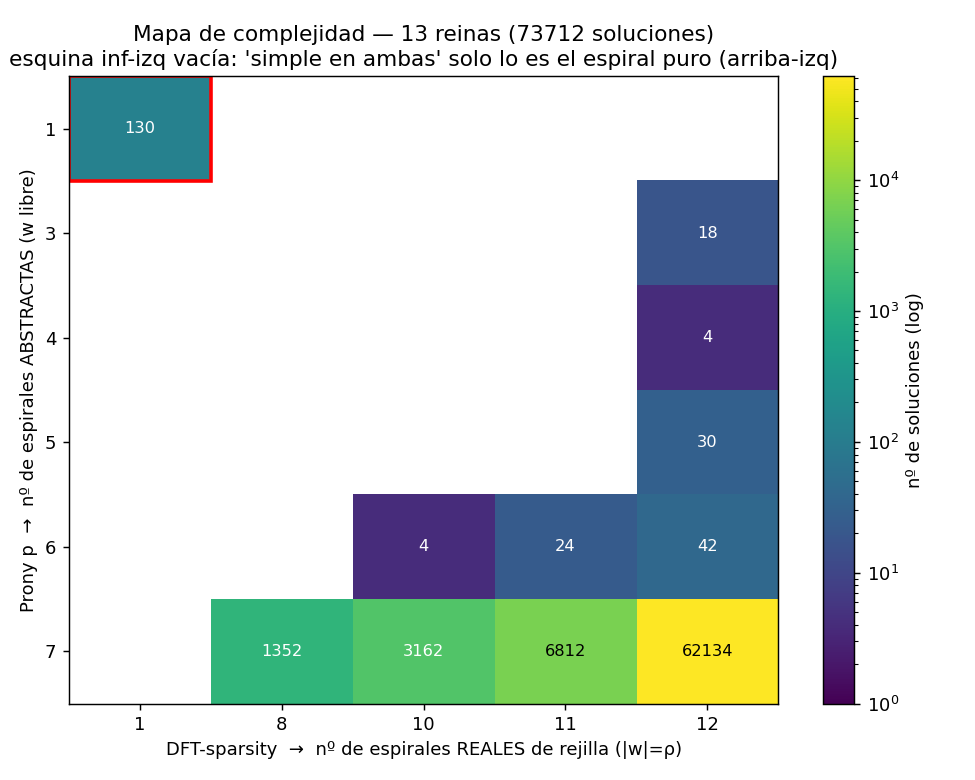

This figure's Python source:
"""
Mapa de complejidad de las 73712 soluciones de las 13 reinas segun DOS bases:
  - eje Y: Prony p  (nº de espirales ABSTRACTAS, w libre)
  - eje X: DFT-sparsity (nº de espirales REALES de rejilla, |w|=rho)
Datos medidos con el cruce prony_sweep + DFT. Muestra la anti-correlacion:
'simple' depende de la base.
"""
import numpy as np
import matplotlib.pyplot as plt
from matplotlib.colors import LogNorm

ps = [1, 3, 4, 5, 6, 7]
dfts = [1, 8, 10, 11, 12]
M = np.array([
    [130,    0,    0,    0,     0],   # p=1
    [  0,    0,    0,    0,    18],   # p=3
    [  0,    0,    0,    0,     4],   # p=4
    [  0,    0,    0,    0,    30],   # p=5
    [  0,    0,    4,   24,    42],   # p=6
    [  0, 1352, 3162, 6812, 62134],   # p=7
], float)

fig, ax = plt.subplots(figsize=(7.5, 6))
Mm = np.ma.masked_where(M == 0, M)
im = ax.imshow(Mm, cmap="viridis", norm=LogNorm(vmin=1, vmax=M.max()), aspect="auto")
for i in range(len(ps)):
    for j in range(len(dfts)):
        if M[i, j]:
            ax.text(j, i, int(M[i, j]), ha="center", va="center",
                    color="white" if M[i, j] < 5000 else "black", fontsize=9)
ax.set_xticks(range(len(dfts))); ax.set_xticklabels(dfts)
ax.set_yticks(range(len(ps))); ax.set_yticklabels(ps)
ax.set_xlabel("DFT-sparsity  →  nº de espirales REALES de rejilla (|w|=ρ)")
ax.set_ylabel("Prony p  →  nº de espirales ABSTRACTAS (w libre)")
ax.set_title("Mapa de complejidad — 13 reinas (73712 soluciones)\n"
             "esquina inf-izq vacía: 'simple en ambas' solo lo es el espiral puro (arriba-izq)")
# resaltar los dos extremos
ax.add_patch(plt.Rectangle((-0.5, -0.5), 1, 1, fill=False, edgecolor="red", lw=2))
fig.colorbar(im, label="nº de soluciones (log)")
fig.tight_layout()
fig.savefig("complexity_map.png", dpi=130)
print("Guardado: complexity_map.png")


if __name__ == "__main__":
    pass
